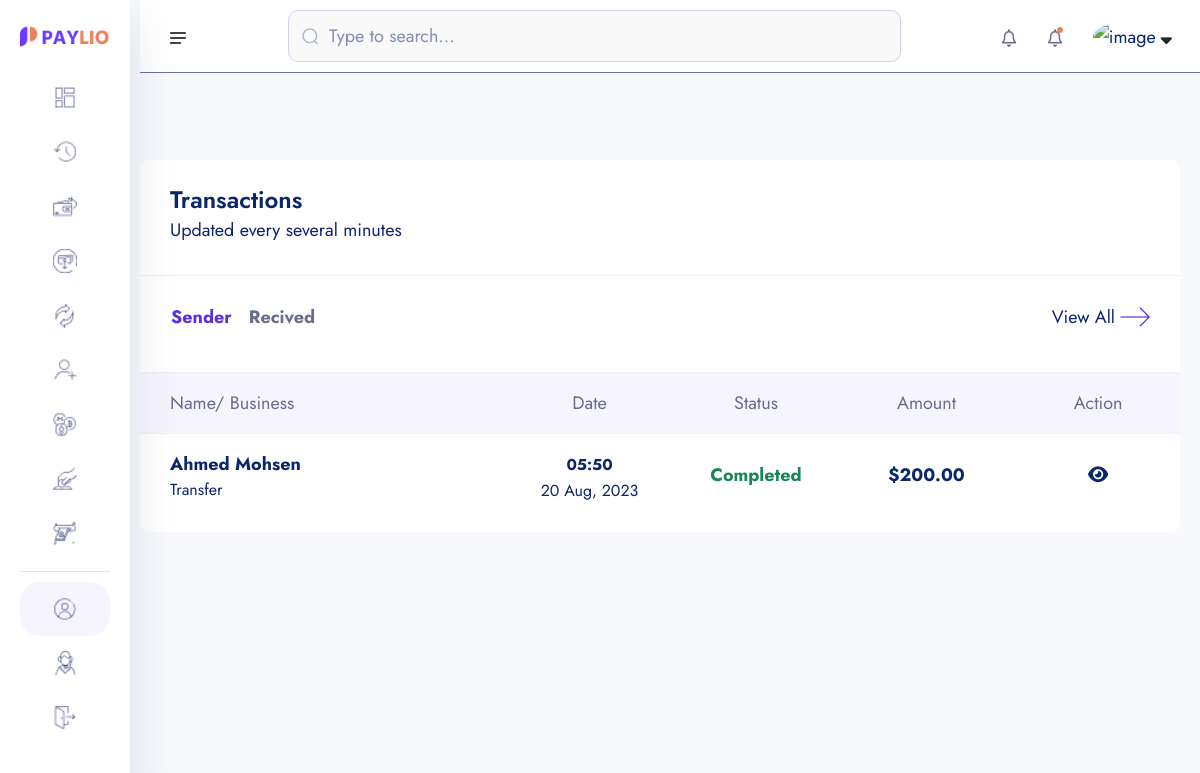
Before: /transaction/ (signed in) with the older database file.
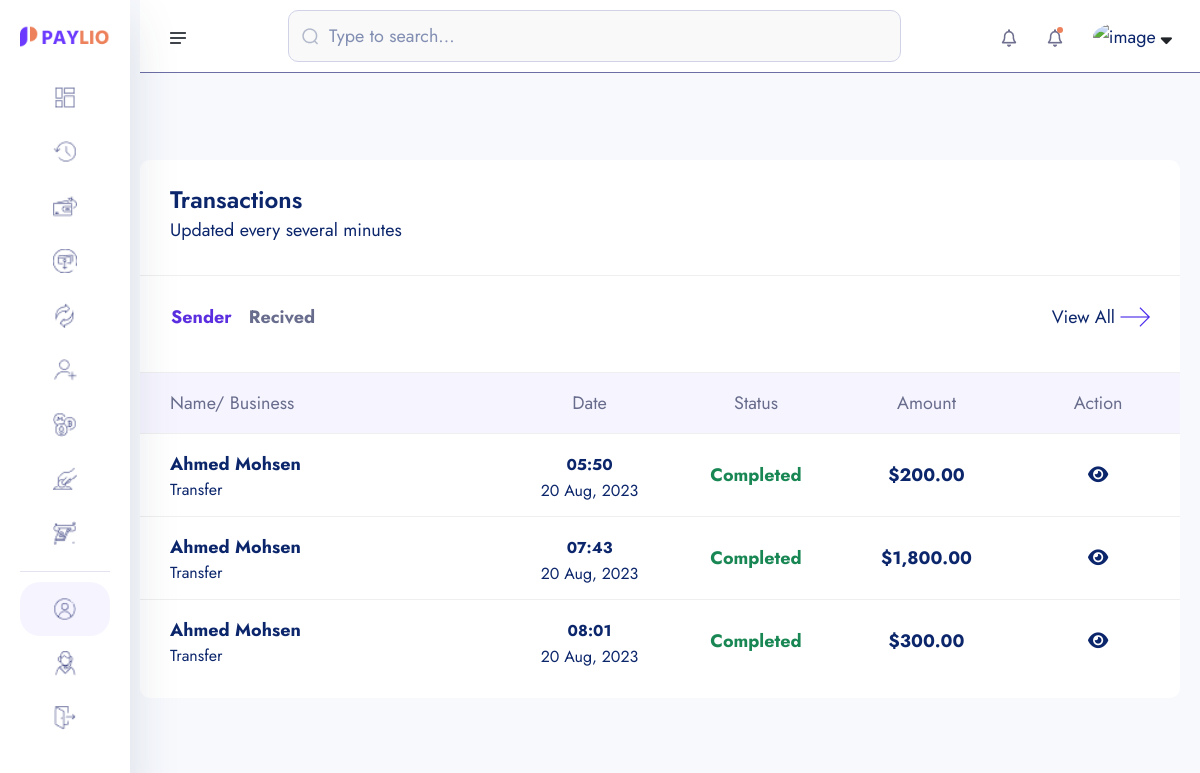
After: the same page with the newer database file.
### core/models.py (models this page shows, shortened)
class Transaction(models.Model):
    transaction_id = ShortUUIDField(unique = True, length = 15, max_length=20, prefix="TRN")
    user = models.ForeignKey(User, on_delete=models.SET_NULL, null=True, related_name="user")
    amount = models.DecimalField(max_digits=12, decimal_places=2,default=0.00)
    description = models.CharField(max_length=1000, null=True, blank=True)
    reciver = models.ForeignKey(User, on_delete=models.SET_NULL, null=True, related_name="reciver")
    sender = models.ForeignKey(User, on_delete=models.SET_NULL, null=True, related_name="sender")
    reciver_account = models.ForeignKey(Account, on_delete=models.SET_NULL, null=True, related_name="reciver_account")
    sender_account = models.ForeignKey(Account, on_delete=models.SET_NULL, null=True, related_name="sender_account")
    status = models.CharField(choices=TRANSACTION_STATUS ,max_length=100, default="pending")
    transaction_type = models.CharField(choices=TRANSACTION_TYPE ,max_length=100, default="none")
    date = models.DateTimeField(auto_now_add=True)
    update = models.DateTimeField(auto_now_add=False, null=True, blank=True)

### userauths/models.py (models this page shows, shortened)
class User(AbstractUser):
    username = models.CharField(max_length=100)
    email = models.EmailField(unique=True)
    is_staff = models.BooleanField(default=False)
    is_superuser = models.BooleanField(default=False)
    USERNAME_FIELD = 'email'
    REQUIRED_FIELDS = ['username']

### account/models.py (models this page shows, shortened)
class KYC(models.Model):
    id = models.UUIDField(primary_key=True, unique=True, default=uuid.uuid4, editable=False)
    user =  models.OneToOneField(User, on_delete=models.CASCADE)
    account =  models.OneToOneField(Account, on_delete=models.CASCADE, null=True, blank=True)
    full_name = models.CharField(max_length=1000)
    image = models.ImageField(upload_to="kyc", default="default.jpg")
    marital_status = models.CharField(choices=MARITAL_STATUS, max_length=40)
    gender = models.CharField(choices=GENDER, max_length=40)
    identity_type = models.CharField(choices=IDENTITY_TYPE, max_length=140)
    identity_image = models.ImageField(upload_to="kyc", null=True, blank=True)
    date_of_birth = models.DateTimeField(auto_now_add=False)
    signature = models.ImageField(upload_to="kyc")
    country = models.CharField(max_length=100)
    state = models.CharField(max_length=100)
    city = models.CharField(max_length=100)
    mobile = models.CharField(max_length=1000)
    fax = models.CharField(max_length=1000)
    date = models.DateTimeField(auto_now_add=True)
    class Meta:
        ordering = ['-date']

### core/transaction.py (the view)
# urls.py: path('transaction/',transaction_list, name='transaction' )
def transaction_list(request):
    transaction_sender = Transaction.objects.filter(sender = request.user)
    transaction_reciver = Transaction.objects.filter(reciver = request.user)
    context = {
        "transaction_sender":transaction_sender,
        "transaction_reciver":transaction_reciver,
    }
    return render(request, 'transaction/transaction_list.html', context)

### templates/transaction/transaction_list.html (shortened to what the changed rows need)
{% extends "partials/dashboard-base.html" %}
{% load static %}
{% load humanize %}
{% block content %}
    <section class="dashboard-section body-collapse">
        <div class="overlay pt-120">
            <div class="container-fruid">
                <div class="row">
                    <div class="col-xl-12 col-lg-12">
                        <div class="section-content">
                            <div class="transactions-area mt-40">
                                <div class="tab-content mt-40">
                                    <div class="tab-pane fade show active" id="latest" role="tabpanel" aria-labelledby="latest-tab">
                                        <div class="table-responsive">
                                            <table class="table">
                                                <thead>
                                                    <tr>
                                                        <th scope="col">Name/ Business</th>
                                                        <th scope="col">Date</th>
                                                        <th scope="col">Status</th>
                                                        <th scope="col">Amount</th>
                                                        <th scope="col">Action</th>
                                                    </tr>
                                                </thead>
                                                <tbody>
                                                    {% for s in transaction_sender  %}
                                                    <tr data-bs-toggle="modal" data-bs-target="#transactionsMod">
                                                        <th scope="row">
                                                            <p>{{s.reciver.kyc.full_name|title}}</p>
                                                            <p class="mdr">{{s.transaction_type|title}}</p>
                                                        </th>
                                                        <td>
                                                            <p><small>{{s.date|date:"h:i"}}</small></p>
                                                            <p class="mdr">{{s.date|date:"d M, Y"}}</p>
                                                        </td>
                                                        <td>
                                                            {% if s.status == 'completed' %}
                                                                <p class="text-success">{{s.status|title}}</p>
                                                            {% endif %}
                                                        </td>
                                                        <td>
                                                            <p>${{s.amount|intcomma}}</p>
                                                        </td>
                                                        <td>
                                                            <a href=""><i class=" fas fa-eye"></i></a>
                                                        </td>
                                                    </tr>
                                                    {% endfor %}
                                                </tbody>
                                            </table>
                                        </div>
                                    </div>
                                </div>
                            </div>
                        </div>
                    </div>
                </div>
            </div>
        </div>
    </section>
{% endblock content %}

Changed rows visible on the page:
added Transaction: reciver.kyc.full_name "Ahmed Mohsen", transaction_type "Transfer", date "07:43", date "20 Aug, 2023", status "Completed", amount "1,800.00"
added Transaction: reciver.kyc.full_name "Ahmed Mohsen", transaction_type "Transfer", date "08:01", date "20 Aug, 2023", status "Completed", amount "300.00"
